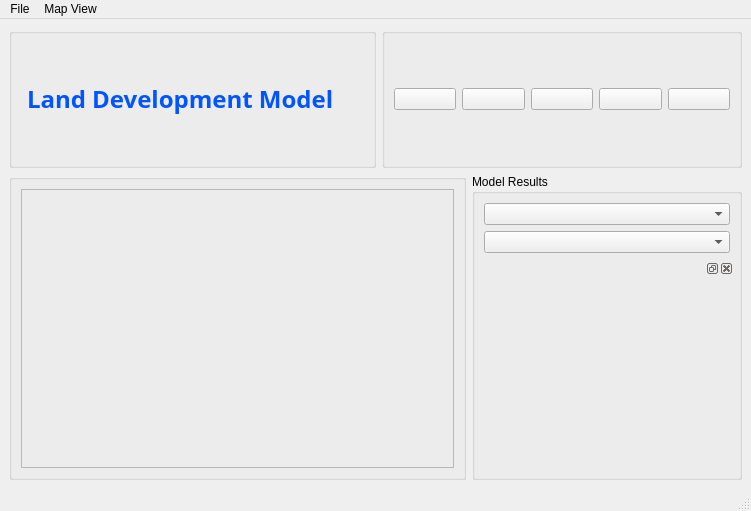
<?xml version="1.0" encoding="UTF-8"?>
<ui version="4.0">
 <class>MainWindow</class>
 <widget class="QMainWindow" name="MainWindow">
  <property name="geometry">
   <rect>
    <x>0</x>
    <y>0</y>
    <width>751</width>
    <height>511</height>
   </rect>
  </property>
  <property name="sizePolicy">
   <sizepolicy hsizetype="Minimum" vsizetype="Preferred">
    <horstretch>0</horstretch>
    <verstretch>0</verstretch>
   </sizepolicy>
  </property>
  <property name="minimumSize">
   <size>
    <width>740</width>
    <height>0</height>
   </size>
  </property>
  <property name="windowTitle">
   <string>Gis Viewer Application</string>
  </property>
  <property name="tabShape">
   <enum>QTabWidget::Rounded</enum>
  </property>
  <widget class="QWidget" name="centralwidget">
   <layout class="QVBoxLayout" name="verticalLayout_3">
    <item>
     <layout class="QVBoxLayout" name="verticalLayout">
      <item>
       <layout class="QHBoxLayout" name="horizontalLayout">
        <item>
         <widget class="QGroupBox" name="titleGroupBox">
          <property name="sizePolicy">
           <sizepolicy hsizetype="Preferred" vsizetype="Maximum">
            <horstretch>0</horstretch>
            <verstretch>0</verstretch>
           </sizepolicy>
          </property>
          <property name="minimumSize">
           <size>
            <width>360</width>
            <height>140</height>
           </size>
          </property>
          <property name="maximumSize">
           <size>
            <width>16777215</width>
            <height>140</height>
           </size>
          </property>
          <property name="title">
           <string/>
          </property>
          <layout class="QVBoxLayout" name="verticalLayout_5">
           <item>
            <widget class="QLabel" name="titleLabel">
             <property name="sizePolicy">
              <sizepolicy hsizetype="Minimum" vsizetype="Preferred">
               <horstretch>0</horstretch>
               <verstretch>0</verstretch>
              </sizepolicy>
             </property>
             <property name="minimumSize">
              <size>
               <width>360</width>
               <height>0</height>
              </size>
             </property>
             <property name="font">
              <font>
               <family>Arial Black</family>
               <pointsize>14</pointsize>
               <weight>75</weight>
               <italic>false</italic>
               <bold>true</bold>
               <underline>false</underline>
               <strikeout>false</strikeout>
               <kerning>true</kerning>
              </font>
             </property>
             <property name="frameShadow">
              <enum>QFrame::Sunken</enum>
             </property>
             <property name="text">
              <string>&lt;!DOCTYPE HTML PUBLIC &quot;-//W3C//DTD HTML 4.0//EN&quot; &quot;http://www.w3.org/TR/REC-html40/strict.dtd&quot;&gt;
&lt;html&gt;&lt;head&gt;&lt;meta name=&quot;qrichtext&quot; content=&quot;1&quot; /&gt;&lt;style type=&quot;text/css&quot;&gt;
p, li { white-space: pre-wrap; }
&lt;/style&gt;&lt;/head&gt;&lt;body style=&quot; font-family:'Arial Black'; font-size:14pt; font-weight:600; font-style:normal;&quot;&gt;
&lt;p style=&quot; margin-top:12px; margin-bottom:12px; margin-left:0px; margin-right:0px; -qt-block-indent:0; text-indent:0px;&quot;&gt;&lt;span style=&quot; font-size:18pt; color:#0055ff;&quot;&gt;Land Development Model&lt;/span&gt;&lt;/p&gt;&lt;/body&gt;&lt;/html&gt;</string>
             </property>
             <property name="textFormat">
              <enum>Qt::AutoText</enum>
             </property>
             <property name="indent">
              <number>6</number>
             </property>
            </widget>
           </item>
          </layout>
         </widget>
        </item>
        <item>
         <widget class="QGroupBox" name="buttonGroupBox">
          <property name="sizePolicy">
           <sizepolicy hsizetype="Fixed" vsizetype="Maximum">
            <horstretch>0</horstretch>
            <verstretch>0</verstretch>
           </sizepolicy>
          </property>
          <property name="minimumSize">
           <size>
            <width>360</width>
            <height>140</height>
           </size>
          </property>
          <property name="maximumSize">
           <size>
            <width>360</width>
            <height>140</height>
           </size>
          </property>
          <property name="baseSize">
           <size>
            <width>360</width>
            <height>0</height>
           </size>
          </property>
          <property name="title">
           <string/>
          </property>
          <layout class="QHBoxLayout" name="horizontalLayout_3">
           <item>
            <widget class="QPushButton" name="mBtnZoomIn">
             <property name="text">
              <string/>
             </property>
             <property name="icon">
              <iconset resource="resources.qrc">
               <normaloff>:/images/images/zoomIn.png</normaloff>:/images/images/zoomIn.png</iconset>
             </property>
             <property name="iconSize">
              <size>
               <width>50</width>
               <height>50</height>
              </size>
             </property>
            </widget>
           </item>
           <item>
            <widget class="QPushButton" name="mBtnZoomOut">
             <property name="text">
              <string/>
             </property>
             <property name="icon">
              <iconset resource="resources.qrc">
               <normaloff>:/images/images/zomOut.png</normaloff>:/images/images/zomOut.png</iconset>
             </property>
             <property name="iconSize">
              <size>
               <width>50</width>
               <height>50</height>
              </size>
             </property>
            </widget>
           </item>
           <item>
            <widget class="QPushButton" name="mBtnAddRaster">
             <property name="text">
              <string/>
             </property>
             <property name="icon">
              <iconset resource="resources.qrc">
               <normaloff>:/images/images/addRaster.png</normaloff>:/images/images/addRaster.png</iconset>
             </property>
             <property name="iconSize">
              <size>
               <width>50</width>
               <height>50</height>
              </size>
             </property>
            </widget>
           </item>
           <item>
            <widget class="QPushButton" name="mBtnAddVector">
             <property name="text">
              <string/>
             </property>
             <property name="icon">
              <iconset resource="resources.qrc">
               <normaloff>:/images/images/addLayer.png</normaloff>:/images/images/addLayer.png</iconset>
             </property>
             <property name="iconSize">
              <size>
               <width>50</width>
               <height>50</height>
              </size>
             </property>
            </widget>
           </item>
           <item>
            <widget class="QPushButton" name="mBtnSelection">
             <property name="text">
              <string/>
             </property>
             <property name="icon">
              <iconset resource="resources.qrc">
               <normaloff>:/images/images/select.png</normaloff>:/images/images/select.png</iconset>
             </property>
             <property name="iconSize">
              <size>
               <width>50</width>
               <height>50</height>
              </size>
             </property>
            </widget>
           </item>
          </layout>
         </widget>
        </item>
       </layout>
      </item>
      <item>
       <layout class="QHBoxLayout" name="horizontalLayout_2">
        <item>
         <widget class="QGroupBox" name="canvasGroupBox">
          <property name="sizePolicy">
           <sizepolicy hsizetype="MinimumExpanding" vsizetype="Minimum">
            <horstretch>0</horstretch>
            <verstretch>0</verstretch>
           </sizepolicy>
          </property>
          <property name="minimumSize">
           <size>
            <width>0</width>
            <height>0</height>
           </size>
          </property>
          <property name="title">
           <string/>
          </property>
          <layout class="QVBoxLayout" name="verticalLayout_4">
           <item>
            <widget class="QFrame" name="canvasFrame">
             <property name="sizePolicy">
              <sizepolicy hsizetype="Minimum" vsizetype="Minimum">
               <horstretch>0</horstretch>
               <verstretch>0</verstretch>
              </sizepolicy>
             </property>
             <property name="minimumSize">
              <size>
               <width>0</width>
               <height>0</height>
              </size>
             </property>
             <property name="cursor">
              <cursorShape>ArrowCursor</cursorShape>
             </property>
             <property name="frameShape">
              <enum>QFrame::StyledPanel</enum>
             </property>
             <property name="frameShadow">
              <enum>QFrame::Raised</enum>
             </property>
            </widget>
           </item>
          </layout>
         </widget>
        </item>
        <item>
         <layout class="QVBoxLayout" name="verticalLayout_2">
          <item>
           <widget class="QGroupBox" name="dropDownGroupBox">
            <property name="sizePolicy">
             <sizepolicy hsizetype="Fixed" vsizetype="Preferred">
              <horstretch>0</horstretch>
              <verstretch>0</verstretch>
             </sizepolicy>
            </property>
            <property name="minimumSize">
             <size>
              <width>270</width>
              <height>60</height>
             </size>
            </property>
            <property name="maximumSize">
             <size>
              <width>270</width>
              <height>16777215</height>
             </size>
            </property>
            <property name="baseSize">
             <size>
              <width>270</width>
              <height>0</height>
             </size>
            </property>
            <property name="title">
             <string>Model Results</string>
            </property>
            <layout class="QVBoxLayout" name="verticalLayout_6">
             <item>
              <widget class="QgsFieldComboBox" name="mFieldComboBox">
               <property name="sizePolicy">
                <sizepolicy hsizetype="Preferred" vsizetype="Maximum">
                 <horstretch>0</horstretch>
                 <verstretch>0</verstretch>
                </sizepolicy>
               </property>
               <property name="layoutDirection">
                <enum>Qt::LeftToRight</enum>
               </property>
               <property name="maxVisibleItems">
                <number>25</number>
               </property>
              </widget>
             </item>
             <item>
              <widget class="QComboBox" name="modeComboBox"/>
             </item>
             <item>
              <layout class="QVBoxLayout" name="verticalLayout_8">
               <item>
                <widget class="QgsDockWidget" name="legendQDockWidget">
                 <property name="sizePolicy">
                  <sizepolicy hsizetype="Fixed" vsizetype="Preferred">
                   <horstretch>0</horstretch>
                   <verstretch>0</verstretch>
                  </sizepolicy>
                 </property>
                 <property name="minimumSize">
                  <size>
                   <width>250</width>
                   <height>22</height>
                  </size>
                 </property>
                 <property name="maximumSize">
                  <size>
                   <width>250</width>
                   <height>524287</height>
                  </size>
                 </property>
                 <property name="baseSize">
                  <size>
                   <width>250</width>
                   <height>0</height>
                  </size>
                 </property>
                </widget>
               </item>
              </layout>
             </item>
            </layout>
           </widget>
          </item>
         </layout>
        </item>
       </layout>
      </item>
     </layout>
    </item>
   </layout>
  </widget>
  <widget class="QMenuBar" name="menubar">
   <property name="geometry">
    <rect>
     <x>0</x>
     <y>0</y>
     <width>751</width>
     <height>21</height>
    </rect>
   </property>
   <widget class="QMenu" name="menuFile">
    <property name="title">
     <string>File</string>
    </property>
   </widget>
   <widget class="QMenu" name="menuMap_View">
    <property name="title">
     <string>Map View</string>
    </property>
   </widget>
   <addaction name="menuFile"/>
   <addaction name="menuMap_View"/>
  </widget>
  <widget class="QStatusBar" name="statusbar"/>
 </widget>
 <customwidgets>
  <customwidget>
   <class>QgsDockWidget</class>
   <extends>QDockWidget</extends>
   <header>qgsdockwidget.h</header>
   <container>1</container>
  </customwidget>
  <customwidget>
   <class>QgsFieldComboBox</class>
   <extends>QComboBox</extends>
   <header>qgsfieldcombobox.h</header>
  </customwidget>
 </customwidgets>
 <resources>
  <include location="resources.qrc"/>
 </resources>
 <connections/>
</ui>
